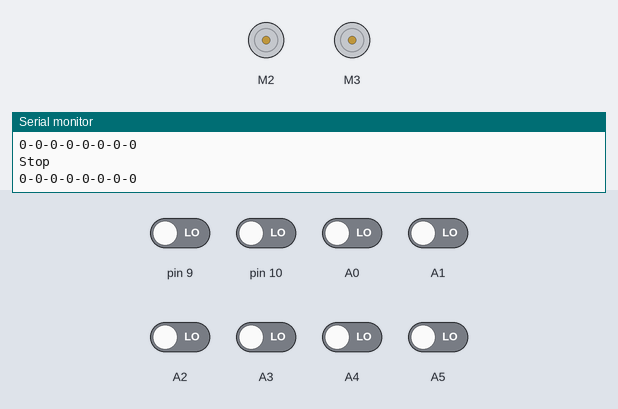
This sketch was run on a simulated Arduino Uno, built with avr-gcc and run on an emulated ATmega328P. Parts: 2 × DC motor (green arrow = forward, orange = backward, longer = faster), the last lines printed to the serial monitor. Inputs (shaded band) come from the test bench; at power-on: A0–5, pin 9, pin 10 LOW.

Above: at 1.2 s.
1.3 s: pin 9 driven HIGH and pin 10 driven HIGH and A0 driven HIGH and A1 driven HIGH and A2 driven HIGH
2.9 s: A5 driven HIGH
At 3.7 s:
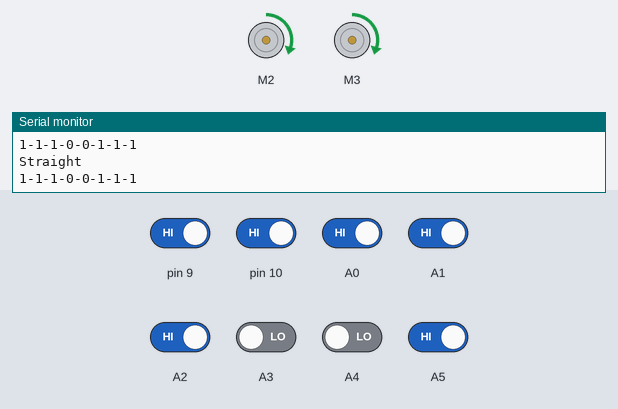
4.4 s: A0 driven LOW
At 5.4 s:
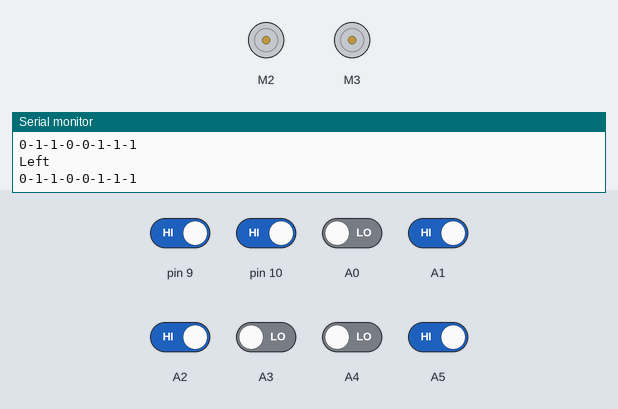
6.0 s: A0 driven HIGH
At 6.9 s:
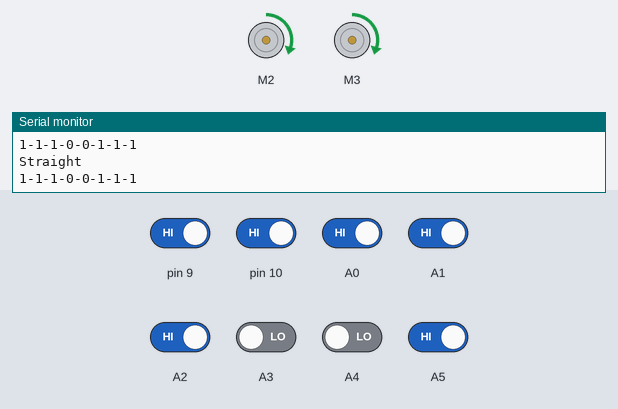
7.5 s: pin 9 driven LOW
At 8.5 s:
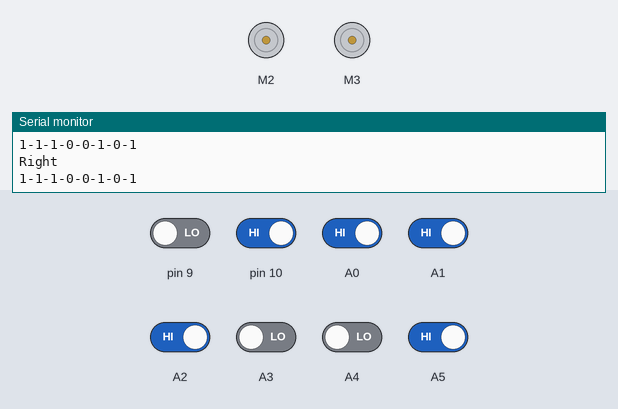
9.0 s: pin 9 driven HIGH
At 9.7 s:
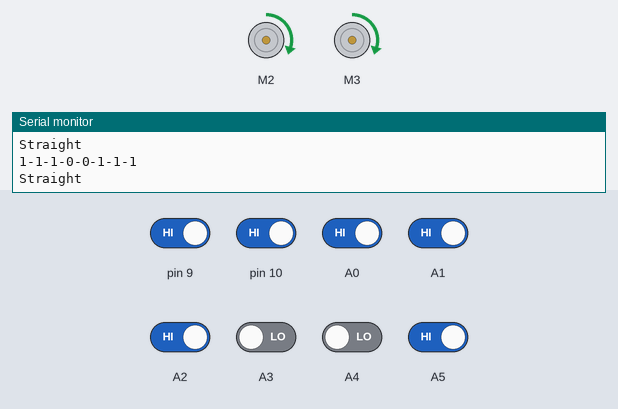
Timing chart, 0 to 12.0 s (numbered marks = the images above; inputs shaded):
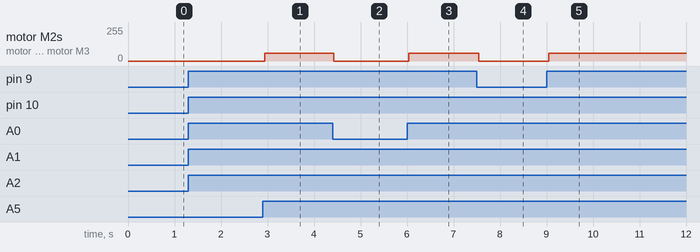

Measured:
- after the input at 2.9 s, motor M2, motor M3: stopped → forward 60/255 after 0.05 s
- after the input at 4.4 s, motor M2, motor M3: forward 60/255 → stopped at once
- after the input at 6.0 s, motor M2, motor M3: stopped → forward 60/255 at once
- after the input at 7.5 s, motor M2, motor M3: forward 60/255 → stopped at once
- after the input at 9.0 s, motor M2, motor M3: stopped → forward 60/255 after 0.05 s

The sketch:

Line_follower_Array.ino
```cpp
#include<AFMotor.h>

AF_DCMotor m1(2);
AF_DCMotor m2(3);

int s1,s2,s3,s4,s5,s6,s7,s8;
int a=0;


void setup() {
  Serial.begin(9600);
  m1.setSpeed(60);
m2.setSpeed(60);
  m1.run(RELEASE);
  m2.run(RELEASE);
}

void loop() {
  s1=digitalRead(A0);
  s2=digitalRead(A1);
  s3=digitalRead(A2);
  s4=digitalRead(A3);
  s5=digitalRead(A4);
  s6=digitalRead(A5);
  s7=digitalRead(9);
  s8=digitalRead(10);
  Serial.print(s1);
  Serial.print("-");
  Serial.print(s2);
  Serial.print("-");
  Serial.print(s3);
  Serial.print("-");
  Serial.print(s4);
  Serial.print("-");
  Serial.print(s5);
  Serial.print("-");
  Serial.print(s6);
  Serial.print("-");
  Serial.print(s7);
  Serial.print("-");
  Serial.println(s8);
  if((s1==1)&&(s2==1)&&(s3==1)&&(s4==1)&&(s5==1)&&(s6==1)&&(s7==1)&&(s8==1))
  {
    if(a==0)
    {
      Serial.println("Start");
    }
    m1.run(RELEASE);
    m2.run(RELEASE);
  }
  else if((s1==1)&&(s2==1)&&(s3==1)&&(s4==0)&&(s5==0)&&(s6==1)&&(s7==1)&&(s8==1))
  {
    // m1.setSpeed(50);
  //m2.setSpeed(50);
    Serial.println("Straight");
    m1.run(FORWARD);
    m2.run(FORWARD);
  }
  else if((s1==1)&&(s2==1)&&(s3==1)&&((s4==0)||(s5==0)||(s6==0)||(s7==0)||(s8==0)))
  {
    m1.run(RELEASE);
    m2.run(RELEASE);
    Serial.println("Right");

  }
  else if(((s1==0)||(s2==0)||(s3==0)||(s4==0)||(s5==0))&&(s6==1)&&(s7==1)&&(s8==1))
  {
    m1.run(RELEASE);
    m2.run(RELEASE);
    Serial.println("Left");
  }
  else if((s1==0)&&(s2==0)&&(s3==0)&&(s4==0)&&(s5==0)&&(s6==0)&&(s7==0)&&(s8==0))
  {
    Serial.println("Stop");
    m1.run(RELEASE);
    m2.run(RELEASE);
  }

}
```
